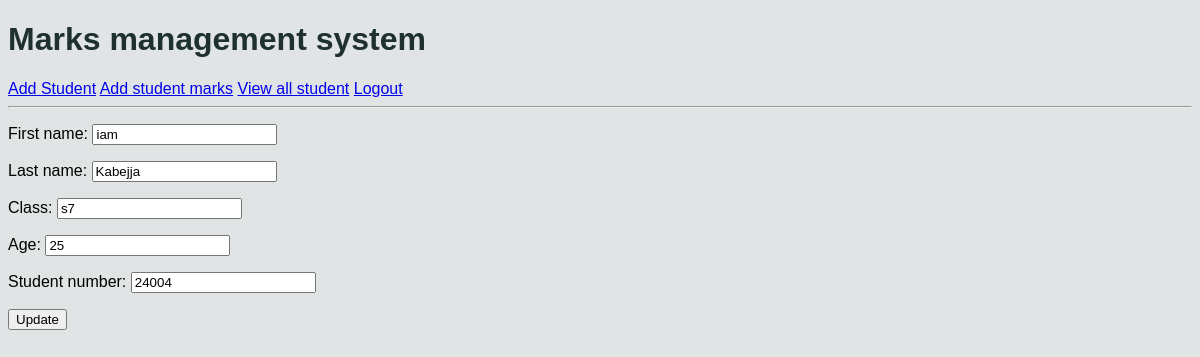
The page /students/edit/1/ (signed in) on the database its author committed.
### students/models.py (models this page shows, shortened)
class Student(db.Model):
    fname = db.CharField(max_length=100)
    lname = db.CharField(max_length=100)
    student_class = db.CharField(max_length=10)
    age = db.IntegerField(max_length=3)
    student_number = db.IntegerField(unique=True)

### students/views.py (the view)
# urls.py: path("edit/<int:id>/",views.edit_student,name="edit_student"),
@login_required
@permission_required('students.change_student', raise_exception=True)
def edit_student(request, id):
    student = Student.objects.get(id=id)
    if request.method == "POST":
        form = StudentForm(request.POST, instance=student)
        if form.is_valid():
            form.save()
            messages.success(request, "Student eddited successfully")
            return redirect("view_students")
    else:
        form = StudentForm(instance=student)
    context = {
        "form" : form,
        "student": student
    }
    return render(request,"students/edit_student.html",context)

### students/forms.py (shortened to what this page needs)
class StudentForm(fm.ModelForm):
    class Meta:
        model = Student
        fields = "__all__"
        labels = {
            "fname": "First name",
            "lname" : "Last name",
            "student_class" : "Class"
        }

### students/templates/students/edit_student.html (shortened to what this page needs)
{% extends "students/base.html" %}
    {%  block content %}
   <form action="" method="post">
    {{ form.as_p }}
    <button type="submit">Update</button>
   </form>
{% endblock %}

### students/static/students/css/style.css (style rules this page uses)
body { font-family: Arial, Helvetica, sans-serif; margin: 30; background-color: #e1e4e4; }

### rows shown on the page
Student: fname "iam", lname "Kabejja", student_class "s7", age "25", student_number "24004"
